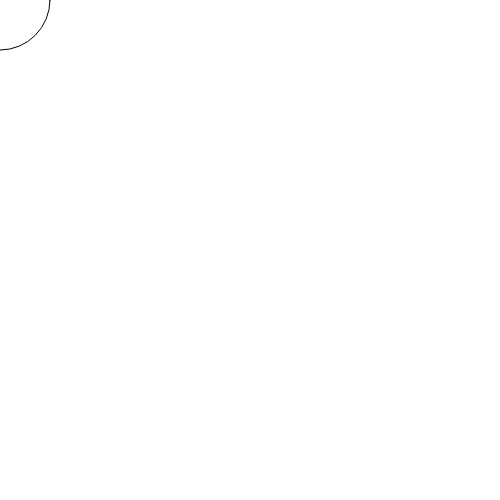
Frame 1 (no input)
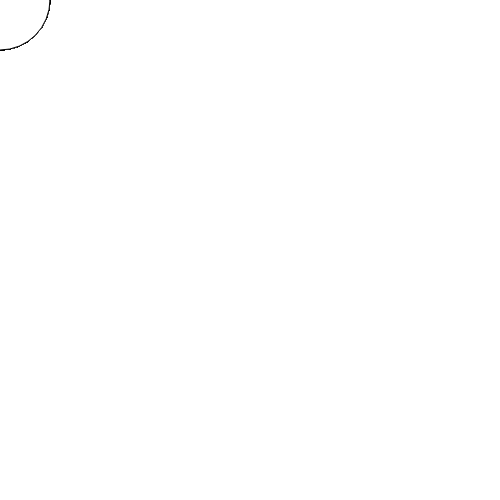
Frame 60 (no input)
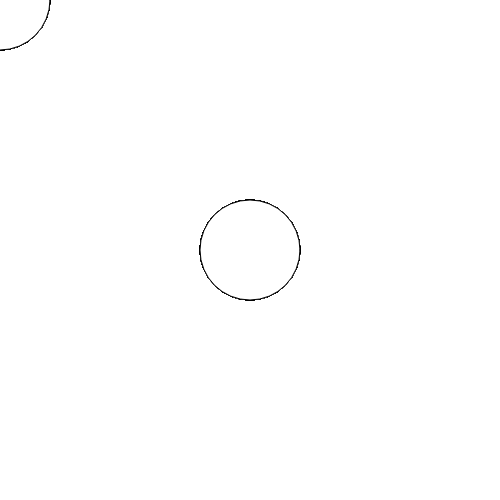
Frame 120 (the mouse pressed at the canvas centre since frame 60)

The p5.js sketch that drew these frames (run headless with seeded random() and noise() and a simulated clock; from frame 60 on, the mouse is pressed at the canvas centre):

// p5.js sketch
// ── sketch.js
function setup() {
  createCanvas(500, 500);
}

function draw() {
  ellipse(mouseX, mouseY, 100, 100) ;
}
